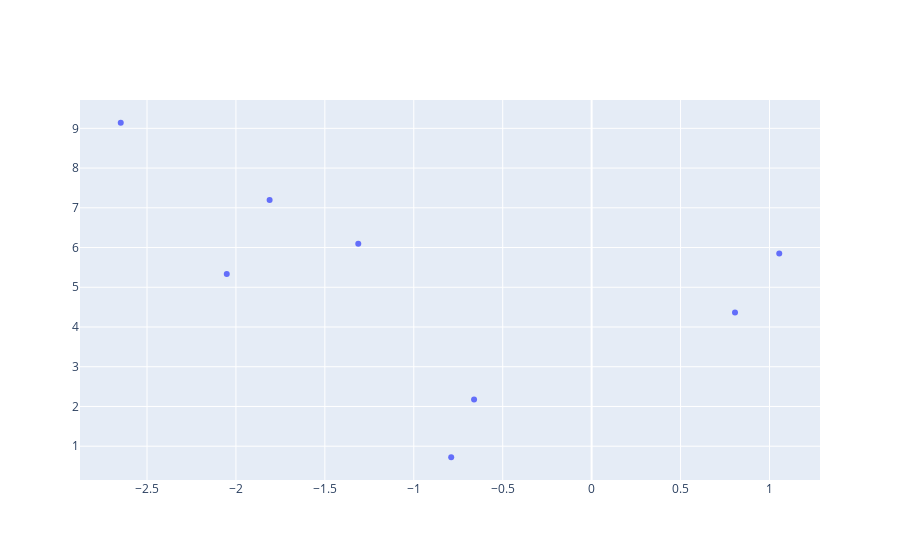

The notebook cell this image was saved under:
### Code cell
np.random.seed(1983)
n = 8
X = np.sort(np.random.rand(n) * 5 - 3)
noise = 2.5*np.random.randn(n)
Y = natures_function(X) + noise
# Reshaping to tall skinny matrices
X = np.expand_dims(X, 1)
Y = np.expand_dims(Y, 1)
pd.DataFrame(dict(X=X.flatten(), Y=Y.flatten())).to_csv("train.csv", index=False)
data_scatter = go.Scatter(x=X.flatten(), y=Y.flatten(), name="data", mode="markers")
go.Figure([data_scatter])

### Figure 1 — Plotly figure (JSON) as saved in the notebook; plotly's stock layout.template omitted (floating-point values rounded to 4 significant figures)
{"data": [{"mode": "markers", "name": "data", "type": "scatter", "x": [-2.648, -2.052, -1.811, -1.312, -0.7896, -0.661, 0.8061, 1.055], "y": [9.14, 5.336, 7.195, 6.095, 0.7219, 2.177, 4.368, 5.853]}], "layout": {"autosize": true, "xaxis": {"autorange": true, "range": [-2.875, 1.282], "type": "linear"}, "yaxis": {"autorange": true, "range": [0.1053, 9.757], "type": "linear"}}}
